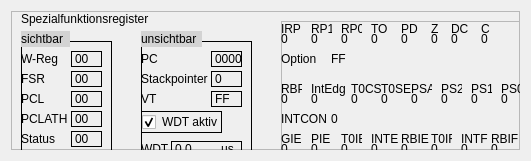
   <widget class="QWidget" name="gridLayoutWidget_2">
    <property name="geometry">
     <rect>
      <x>10</x>
      <y>590</y>
      <width>531</width>
      <height>161</height>
     </rect>
    </property>
    <layout class="QGridLayout" name="gridLayout_2">
     <item row="0" column="0">
      <widget class="QFrame" name="frame">
       <property name="frameShape">
        <enum>QFrame::StyledPanel</enum>
       </property>
       <property name="frameShadow">
        <enum>QFrame::Raised</enum>
       </property>
       <widget class="QFrame" name="frame_2">
        <property name="geometry">
         <rect>
          <x>10</x>
          <y>30</y>
          <width>91</width>
          <height>121</height>
         </rect>
        </property>
        <property name="styleSheet">
         <string notr="true">border: 1px solid black
</string>
        </property>
        <property name="frameShape">
         <enum>QFrame::StyledPanel</enum>
        </property>
        <property name="frameShadow">
         <enum>QFrame::Raised</enum>
        </property>
        <property name="lineWidth">
         <number>1</number>
        </property>
        <widget class="QLabel" name="label_4">
         <property name="geometry">
          <rect>
           <x>0</x>
           <y>10</y>
           <width>49</width>
           <height>16</height>
          </rect>
         </property>
         <property name="styleSheet">
          <string notr="true">border: 0px solid red</string>
         </property>
         <property name="text">
          <string>W-Reg</string>
         </property>
        </widget>
        <widget class="QLabel" name="label_5">
         <property name="geometry">
          <rect>
           <x>0</x>
           <y>30</y>
           <width>49</width>
           <height>16</height>
          </rect>
         </property>
         <property name="styleSheet">
          <string notr="true">border: 0px solid red</string>
         </property>
         <property name="text">
          <string>FSR</string>
         </property>
        </widget>
        <widget class="QLabel" name="label_6">
         <property name="geometry">
          <rect>
           <x>0</x>
           <y>50</y>
           <width>49</width>
           <height>16</height>
          </rect>
         </property>
         <property name="styleSheet">
          <string notr="true">border: 0px solid red</string>
         </property>
         <property name="text">
          <string>PCL</string>
         </property>
        </widget>
        <widget class="QLabel" name="label_7">
         <property name="geometry">
          <rect>
           <x>0</x>
           <y>70</y>
           <width>49</width>
           <height>16</height>
          </rect>
         </property>
         <property name="styleSheet">
          <string notr="true">border: 0px solid red</string>
         </property>
         <property name="text">
          <string>PCLATH</string>
         </property>
        </widget>
        <widget class="QLabel" name="label_8">
         <property name="geometry">
          <rect>
           <x>0</x>
           <y>90</y>
           <width>49</width>
           <height>16</height>
          </rect>
         </property>
         <property name="styleSheet">
          <string notr="true">border: 0px solid red</string>
         </property>
         <property name="text">
          <string>Status</string>
         </property>
        </widget>
        <widget class="QLabel" name="wReg_Label">
         <property name="geometry">
          <rect>
           <x>50</x>
           <y>10</y>
           <width>31</width>
           <height>16</height>
          </rect>
         </property>
         <property name="text">
          <string>00</string>
         </property>
        </widget>
        <widget class="QLabel" name="fsr_Label">
         <property name="geometry">
          <rect>
           <x>50</x>
           <y>30</y>
           <width>31</width>
           <height>16</height>
          </rect>
         </property>
         <property name="text">
          <string>00</string>
         </property>
        </widget>
        <widget class="QLabel" name="pcl_Label">
         <property name="geometry">
          <rect>
           <x>50</x>
           <y>50</y>
           <width>31</width>
           <height>16</height>
          </rect>
         </property>
         <property name="text">
          <string>00</string>
         </property>
        </widget>
        <widget class="QLabel" name="pcLath_Label">
         <property name="geometry">
          <rect>
           <x>50</x>
           <y>70</y>
           <width>31</width>
           <height>16</height>
          </rect>
         </property>
         <property name="text">
          <string>00</string>
         </property>
        </widget>
        <widget class="QLabel" name="status_Label">
         <property name="geometry">
          <rect>
           <x>50</x>
           <y>90</y>
           <width>31</width>
           <height>16</height>
          </rect>
         </property>
         <property name="text">
          <string>00</string>
         </property>
        </widget>
       </widget>
       <widget class="QFrame" name="frame_3">
        <property name="geometry">
         <rect>
          <x>130</x>
          <y>30</y>
          <width>111</width>
          <height>121</height>
         </rect>
        </property>
        <property name="styleSheet">
         <string notr="true">border: 1px solid black</string>
        </property>
        <property name="frameShape">
         <enum>QFrame::StyledPanel</enum>
        </property>
        <property name="frameShadow">
         <enum>QFrame::Raised</enum>
        </property>
        <widget class="QLabel" name="label_9">
         <property name="geometry">
          <rect>
           <x>0</x>
           <y>10</y>
           <width>49</width>
           <height>16</height>
          </rect>
         </property>
         <property name="styleSheet">
          <string notr="true">border: 0px solid red</string>
         </property>
         <property name="text">
          <string>PC</string>
         </property>
        </widget>
        <widget class="QLabel" name="label_10">
         <property name="geometry">
          <rect>
           <x>0</x>
           <y>30</y>
           <width>71</width>
           <height>16</height>
          </rect>
         </property>
         <property name="styleSheet">
          <string notr="true">border: 0px solid red</string>
         </property>
         <property name="text">
          <string>Stackpointer</string>
         </property>
        </widget>
        <widget class="QLabel" name="label_11">
         <property name="geometry">
          <rect>
           <x>0</x>
           <y>50</y>
           <width>49</width>
           <height>16</height>
          </rect>
         </property>
         <property name="styleSheet">
          <string notr="true">border: 0px solid red</string>
         </property>
         <property name="text">
          <string>VT</string>
         </property>
        </widget>
        <widget class="QCheckBox" name="checkBox">
         <property name="geometry">
          <rect>
           <x>0</x>
           <y>70</y>
           <width>81</width>
           <height>22</height>
          </rect>
         </property>
         <property name="styleSheet">
          <string notr="true">border 0pc</string>
         </property>
         <property name="text">
          <string>WDT aktiv</string>
         </property>
         <property name="checked">
          <bool>true</bool>
         </property>
        </widget>
        <widget class="QLabel" name="label_12">
         <property name="geometry">
          <rect>
           <x>0</x>
           <y>100</y>
           <width>49</width>
           <height>16</height>
          </rect>
         </property>
         <property name="styleSheet">
          <string notr="true">border: 0px solid red</string>
         </property>
         <property name="text">
          <string>WDT</string>
         </property>
        </widget>
        <widget class="QLabel" name="pc_Label">
         <property name="geometry">
          <rect>
           <x>70</x>
           <y>10</y>
           <width>31</width>
           <height>16</height>
          </rect>
         </property>
         <property name="text">
          <string>0000</string>
         </property>
        </widget>
        <widget class="QLabel" name="stackpointer_Label">
         <property name="geometry">
          <rect>
           <x>70</x>
           <y>30</y>
           <width>31</width>
           <height>16</height>
          </rect>
         </property>
         <property name="text">
          <string>0</string>
         </property>
        </widget>
        <widget class="QLabel" name="vt_Label">
         <property name="geometry">
          <rect>
           <x>70</x>
           <y>50</y>
           <width>31</width>
           <height>16</height>
          </rect>
         </property>
         <property name="text">
          <string>FF</string>
         </property>
        </widget>
        <widget class="QLabel" name="wdt_Label">
         <property name="geometry">
          <rect>
           <x>30</x>
           <y>100</y>
           <width>71</width>
           <height>16</height>
          </rect>
         </property>
         <property name="text">
          <string>0.0</string>
         </property>
        </widget>
        <widget class="QLabel" name="label_39">
         <property name="geometry">
          <rect>
           <x>80</x>
           <y>100</y>
           <width>16</width>
           <height>16</height>
          </rect>
         </property>
         <property name="styleSheet">
          <string notr="true">border: 0px solid red</string>
         </property>
         <property name="text">
          <string>µs</string>
         </property>
        </widget>
       </widget>
       <widget class="QLabel" name="label_2">
        <property name="geometry">
         <rect>
          <x>130</x>
          <y>20</y>
          <width>61</width>
          <height>16</height>
         </rect>
        </property>
        <property name="styleSheet">
         <string notr="true">background: lightgrey</string>
        </property>
        <property name="text">
         <string>unsichtbar</string>
        </property>
       </widget>
       <widget class="QLabel" name="label_3">
        <property name="geometry">
         <rect>
          <x>10</x>
          <y>0</y>
          <width>131</width>
          <height>16</height>
         </rect>
        </property>
        <property name="text">
         <string>Spezialfunktionsregister</string>
        </property>
       </widget>
       <widget class="QLabel" name="label">
        <property name="geometry">
         <rect>
          <x>10</x>
          <y>20</y>
          <width>49</width>
          <height>16</height>
         </rect>
        </property>
        <property name="styleSheet">
         <string notr="true">background: lightgrey</string>
        </property>
        <property name="text">
         <string>sichtbar</string>
        </property>
       </widget>
       <widget class="QFrame" name="frame_4">
        <property name="geometry">
         <rect>
          <x>270</x>
          <y>10</y>
          <width>251</width>
          <height>141</height>
         </rect>
        </property>
        <property name="frameShape">
         <enum>QFrame::StyledPanel</enum>
        </property>
        <property name="frameShadow">
         <enum>QFrame::Raised</enum>
        </property>
        <widget class="QLabel" name="label_13">
         <property name="geometry">
          <rect>
           <x>0</x>
           <y>0</y>
           <width>21</width>
           <height>16</height>
          </rect>
         </property>
         <property name="text">
          <string>IRP</string>
         </property>
        </widget>
        <widget class="QLabel" name="label_14">
         <property name="geometry">
          <rect>
           <x>30</x>
           <y>0</y>
           <width>21</width>
           <height>16</height>
          </rect>
         </property>
         <property name="text">
          <string>RP1</string>
         </property>
        </widget>
        <widget class="QLabel" name="label_15">
         <property name="geometry">
          <rect>
           <x>60</x>
           <y>0</y>
           <width>21</width>
           <height>16</height>
          </rect>
         </property>
         <property name="text">
          <string>RP0</string>
         </property>
        </widget>
        <widget class="QLabel" name="label_16">
         <property name="geometry">
          <rect>
           <x>90</x>
           <y>0</y>
           <width>21</width>
           <height>16</height>
          </rect>
         </property>
         <property name="text">
          <string>TO</string>
         </property>
        </widget>
        <widget class="QLabel" name="label_17">
         <property name="geometry">
          <rect>
           <x>120</x>
           <y>0</y>
           <width>21</width>
           <height>16</height>
          </rect>
         </property>
         <property name="text">
          <string>PD</string>
         </property>
        </widget>
        <widget class="QLabel" name="label_18">
         <property name="geometry">
          <rect>
           <x>150</x>
           <y>0</y>
           <width>21</width>
           <height>16</height>
          </rect>
         </property>
         <property name="text">
          <string>Z</string>
         </property>
        </widget>
        <widget class="QLabel" name="label_19">
         <property name="geometry">
          <rect>
           <x>170</x>
           <y>0</y>
           <width>21</width>
           <height>16</height>
          </rect>
         </property>
         <property name="text">
          <string>DC</string>
         </property>
        </widget>
        <widget class="QLabel" name="label_20">
         <property name="geometry">
          <rect>
           <x>200</x>
           <y>0</y>
           <width>21</width>
           <height>16</height>
          </rect>
         </property>
         <property name="text">
          <string>C</string>
         </property>
        </widget>
        <widget class="QLabel" name="label_21">
         <property name="geometry">
          <rect>
           <x>0</x>
           <y>30</y>
           <width>49</width>
           <height>16</height>
          </rect>
         </property>
         <property name="text">
          <string>Option</string>
         </property>
        </widget>
        <widget class="QLabel" name="label_22">
         <property name="geometry">
          <rect>
           <x>0</x>
           <y>60</y>
           <width>21</width>
           <height>16</height>
          </rect>
         </property>
         <property name="text">
          <string>RBP</string>
         </property>
        </widget>
        <widget class="QLabel" name="label_23">
         <property name="geometry">
          <rect>
           <x>30</x>
           <y>60</y>
           <width>41</width>
           <height>16</height>
          </rect>
         </property>
         <property name="text">
          <string>IntEdg</string>
         </property>
        </widget>
        <widget class="QLabel" name="label_24">
         <property name="geometry">
          <rect>
           <x>70</x>
           <y>60</y>
           <width>31</width>
           <height>16</height>
          </rect>
         </property>
         <property name="text">
          <string>T0CS</string>
         </property>
        </widget>
        <widget class="QLabel" name="label_25">
         <property name="geometry">
          <rect>
           <x>100</x>
           <y>60</y>
           <width>31</width>
           <height>16</height>
          </rect>
         </property>
         <property name="text">
          <string>T0SE</string>
         </property>
        </widget>
        <widget class="QLabel" name="label_26">
         <property name="geometry">
          <rect>
           <x>130</x>
           <y>60</y>
           <width>21</width>
           <height>16</height>
          </rect>
         </property>
         <property name="text">
          <string>PSA</string>
         </property>
        </widget>
        <widget class="QLabel" name="label_27">
         <property name="geometry">
          <rect>
           <x>160</x>
           <y>60</y>
           <width>21</width>
           <height>16</height>
          </rect>
         </property>
         <property name="text">
          <string>PS2</string>
         </property>
        </widget>
        <widget class="QLabel" name="label_28">
         <property name="geometry">
          <rect>
           <x>190</x>
           <y>60</y>
           <width>21</width>
           <height>16</height>
          </rect>
         </property>
         <property name="text">
          <string>PS1</string>
         </property>
        </widget>
        <widget class="QLabel" name="label_29">
         <property name="geometry">
          <rect>
           <x>220</x>
           <y>60</y>
           <width>21</width>
           <height>16</height>
          </rect>
         </property>
         <property name="text">
          <string>PS0</string>
         </property>
        </widget>
        <widget class="QLabel" name="label_30">
         <property name="geometry">
          <rect>
           <x>0</x>
           <y>90</y>
           <width>49</width>
           <height>16</height>
          </rect>
         </property>
         <property name="text">
          <string>INTCON</string>
         </property>
        </widget>
        <widget class="QLabel" name="label_31">
         <property name="geometry">
          <rect>
           <x>0</x>
           <y>110</y>
           <width>21</width>
           <height>16</height>
          </rect>
         </property>
         <property name="text">
          <string>GIE</string>
         </property>
        </widget>
        <widget class="QLabel" name="label_32">
         <property name="geometry">
          <rect>
           <x>30</x>
           <y>110</y>
           <width>21</width>
           <height>16</height>
          </rect>
         </property>
         <property name="text">
          <string>PIE</string>
         </property>
        </widget>
        <widget class="QLabel" name="label_33">
         <property name="geometry">
          <rect>
           <x>60</x>
           <y>110</y>
           <width>21</width>
           <height>16</height>
          </rect>
         </property>
         <property name="text">
          <string>T0IE</string>
         </property>
        </widget>
        <widget class="QLabel" name="label_34">
         <property name="geometry">
          <rect>
           <x>90</x>
           <y>110</y>
           <width>31</width>
           <height>16</height>
          </rect>
         </property>
         <property name="text">
          <string>INTE</string>
         </property>
        </widget>
        <widget class="QLabel" name="label_35">
         <property name="geometry">
          <rect>
           <x>120</x>
           <y>110</y>
           <width>31</width>
           <height>16</height>
          </rect>
         </property>
         <property name="text">
          <string>RBIE</string>
         </property>
        </widget>
        <widget class="QLabel" name="label_36">
         <property name="geometry">
          <rect>
           <x>150</x>
           <y>110</y>
           <width>21</width>
           <height>16</height>
          </rect>
         </property>
         <property name="text">
          <string>T0IF</string>
         </property>
        </widget>
        <widget class="QLabel" name="label_37">
         <property name="geometry">
          <rect>
           <x>180</x>
           <y>110</y>
           <width>31</width>
           <height>16</height>
          </rect>
         </property>
         <property name="text">
          <string>INTF</string>
         </property>
        </widget>
        <widget class="QLabel" name="label_38">
         <property name="geometry">
          <rect>
           <x>210</x>
           <y>110</y>
           <width>31</width>
           <height>16</height>
          </rect>
         </property>
         <property name="text">
          <string>RBIF</string>
         </property>
        </widget>
        <widget class="QLabel" name="irp_Label">
         <property name="geometry">
          <rect>
           <x>0</x>
           <y>10</y>
           <width>31</width>
           <height>16</height>
          </rect>
         </property>
         <property name="text">
          <string>0</string>
         </property>
        </widget>
        <widget class="QLabel" name="rp1_Label">
         <property name="geometry">
          <rect>
           <x>30</x>
           <y>10</y>
           <width>31</width>
           <height>16</height>
          </rect>
         </property>
         <property name="text">
          <string>0</string>
         </property>
        </widget>
        <widget class="QLabel" name="rp0_Label">
         <property name="geometry">
          <rect>
           <x>60</x>
           <y>10</y>
           <width>31</width>
           <height>16</height>
          </rect>
         </property>
         <property name="text">
          <string>0</string>
         </property>
        </widget>
        <widget class="QLabel" name="t0_Label">
         <property name="geometry">
          <rect>
           <x>90</x>
           <y>10</y>
           <width>31</width>
           <height>16</height>
          </rect>
         </property>
         <property name="text">
          <string>0</string>
         </property>
        </widget>
        <widget class="QLabel" name="pd_Label">
         <property name="geometry">
          <rect>
           <x>120</x>
           <y>10</y>
           <width>31</width>
           <height>16</height>
          </rect>
         </property>
         <property name="text">
          <string>0</string>
         </property>
        </widget>
        <widget class="QLabel" name="z_Label">
         <property name="geometry">
          <rect>
           <x>150</x>
           <y>10</y>
           <width>31</width>
           <height>16</height>
          </rect>
         </property>
         <property name="text">
          <string>0</string>
         </property>
        </widget>
        <widget class="QLabel" name="dc_Label">
         <property name="geometry">
          <rect>
           <x>170</x>
           <y>10</y>
           <width>31</width>
           <height>16</height>
          </rect>
         </property>
         <property name="text">
          <string>0</string>
         </property>
        </widget>
        <widget class="QLabel" name="c_Label">
         <property name="geometry">
          <rect>
           <x>200</x>
           <y>10</y>
           <width>31</width>
           <height>16</height>
          </rect>
         </property>
         <property name="text">
          <string>0</string>
         </property>
        </widget>
        <widget class="QLabel" name="option_Label">
         <property name="geometry">
          <rect>
           <x>50</x>
           <y>30</y>
           <width>31</width>
           <height>16</height>
          </rect>
         </property>
         <property name="text">
          <string>FF</string>
         </property>
        </widget>
        <widget class="QLabel" name="rbp_Label">
         <property name="geometry">
          <rect>
           <x>0</x>
           <y>70</y>
           <width>31</width>
           <height>16</height>
          </rect>
         </property>
         <property name="text">
          <string>0</string>
         </property>
        </widget>
        <widget class="QLabel" name="intedg_Label">
         <property name="geometry">
          <rect>
           <x>30</x>
           <y>70</y>
           <width>31</width>
           <height>16</height>
          </rect>
         </property>
         <property name="text">
          <string>0</string>
         </property>
        </widget>
        <widget class="QLabel" name="t0cs_Label">
         <property name="geometry">
          <rect>
           <x>70</x>
           <y>70</y>
           <width>31</width>
           <height>16</height>
          </rect>
         </property>
         <property name="text">
          <string>0</string>
         </property>
        </widget>
        <widget class="QLabel" name="t0se_Label">
         <property name="geometry">
          <rect>
           <x>100</x>
           <y>70</y>
           <width>31</width>
           <height>16</height>
          </rect>
         </property>
         <property name="text">
          <string>0</string>
         </property>
        </widget>
        <widget class="QLabel" name="psa_Label">
         <property name="geometry">
          <rect>
           <x>130</x>
           <y>70</y>
           <width>31</width>
           <height>16</height>
          </rect>
         </property>
         <property name="text">
          <string>0</string>
         </property>
        </widget>
        <widget class="QLabel" name="ps2_Label">
         <property name="geometry">
          <rect>
           <x>160</x>
           <y>70</y>
           <width>31</width>
           <height>16</height>
          </rect>
         </property>
         <property name="text">
          <string>0</string>
         </property>
        </widget>
        <widget class="QLabel" name="ps1_Label">
         <property name="geometry">
          <rect>
           <x>190</x>
           <y>70</y>
           <width>31</width>
           <height>16</height>
          </rect>
         </property>
         <property name="text">
          <string>0</string>
         </property>
        </widget>
        <widget class="QLabel" name="ps0_Label">
         <property name="geometry">
          <rect>
           <x>220</x>
           <y>70</y>
           <width>31</width>
           <height>16</height>
          </rect>
         </property>
         <property name="text">
          <string>0</string>
         </property>
        </widget>
        <widget class="QLabel" name="intcon_Label">
         <property name="geometry">
          <rect>
           <x>50</x>
           <y>90</y>
           <width>31</width>
           <height>16</height>
          </rect>
         </property>
         <property name="text">
          <string>0</string>
         </property>
        </widget>
        <widget class="QLabel" name="gie_Label">
         <property name="geometry">
          <rect>
           <x>0</x>
           <y>120</y>
           <width>31</width>
           <height>16</height>
          </rect>
         </property>
         <property name="text">
          <string>0</string>
         </property>
        </widget>
        <widget class="QLabel" name="pie_Label">
         <property name="geometry">
          <rect>
           <x>30</x>
           <y>120</y>
           <width>31</width>
           <height>16</height>
          </rect>
         </property>
         <property name="text">
          <string>0</string>
         </property>
        </widget>
        <widget class="QLabel" name="t0ie_Label">
         <property name="geometry">
          <rect>
           <x>60</x>
           <y>120</y>
           <width>31</width>
           <height>16</height>
          </rect>
         </property>
         <property name="text">
          <string>0</string>
         </property>
        </widget>
        <widget class="QLabel" name="inte_Label">
         <property name="geometry">
          <rect>
           <x>90</x>
           <y>120</y>
           <width>31</width>
           <height>16</height>
          </rect>
         </property>
         <property name="text">
          <string>0</string>
         </property>
        </widget>
        <widget class="QLabel" name="rbie_Label">
         <property name="geometry">
          <rect>
           <x>120</x>
           <y>120</y>
           <width>31</width>
           <height>16</height>
          </rect>
         </property>
         <property name="text">
          <string>0</string>
         </property>
        </widget>
        <widget class="QLabel" name="t0if_Label">
         <property name="geometry">
          <rect>
           <x>150</x>
           <y>120</y>
           <width>31</width>
           <height>16</height>
          </rect>
         </property>
         <property name="text">
          <string>0</string>
         </property>
        </widget>
        <widget class="QLabel" name="intf_Label">
         <property name="geometry">
          <rect>
           <x>180</x>
           <y>120</y>
           <width>31</width>
           <height>16</height>
          </rect>
         </property>
         <property name="text">
          <string>0</string>
         </property>
        </widget>
        <widget class="QLabel" name="rbif_Label">
         <property name="geometry">
          <rect>
           <x>210</x>
           <y>120</y>
           <width>31</width>
           <height>16</height>
          </rect>
         </property>
         <property name="text">
          <string>0</string>
         </property>
        </widget>
       </widget>
       <zorder>frame_2</zorder>
       <zorder>frame_3</zorder>
       <zorder>label_3</zorder>
       <zorder>label_2</zorder>
       <zorder>label</zorder>
       <zorder>frame_4</zorder>
      </widget>
     </item>
    </layout>
   </widget>
